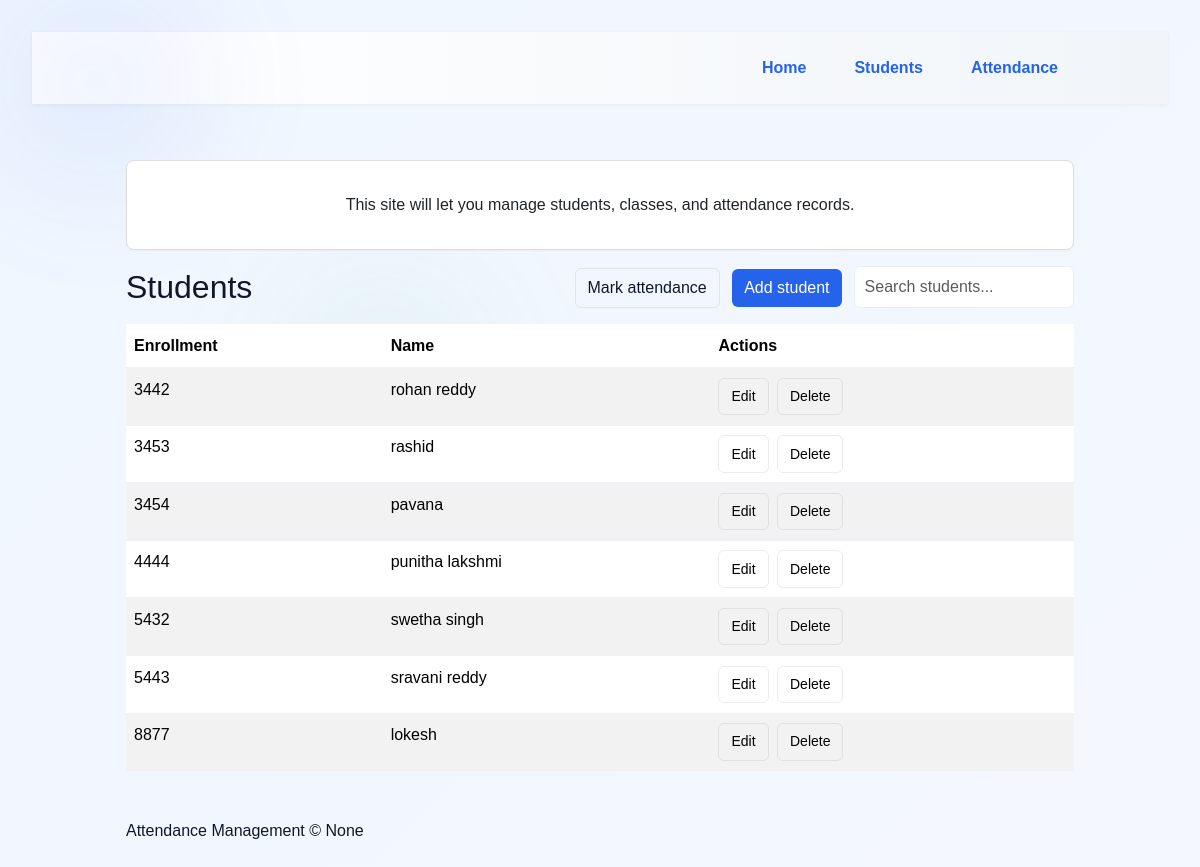
/attendance/students/, run on an earlier commit of the app's database.
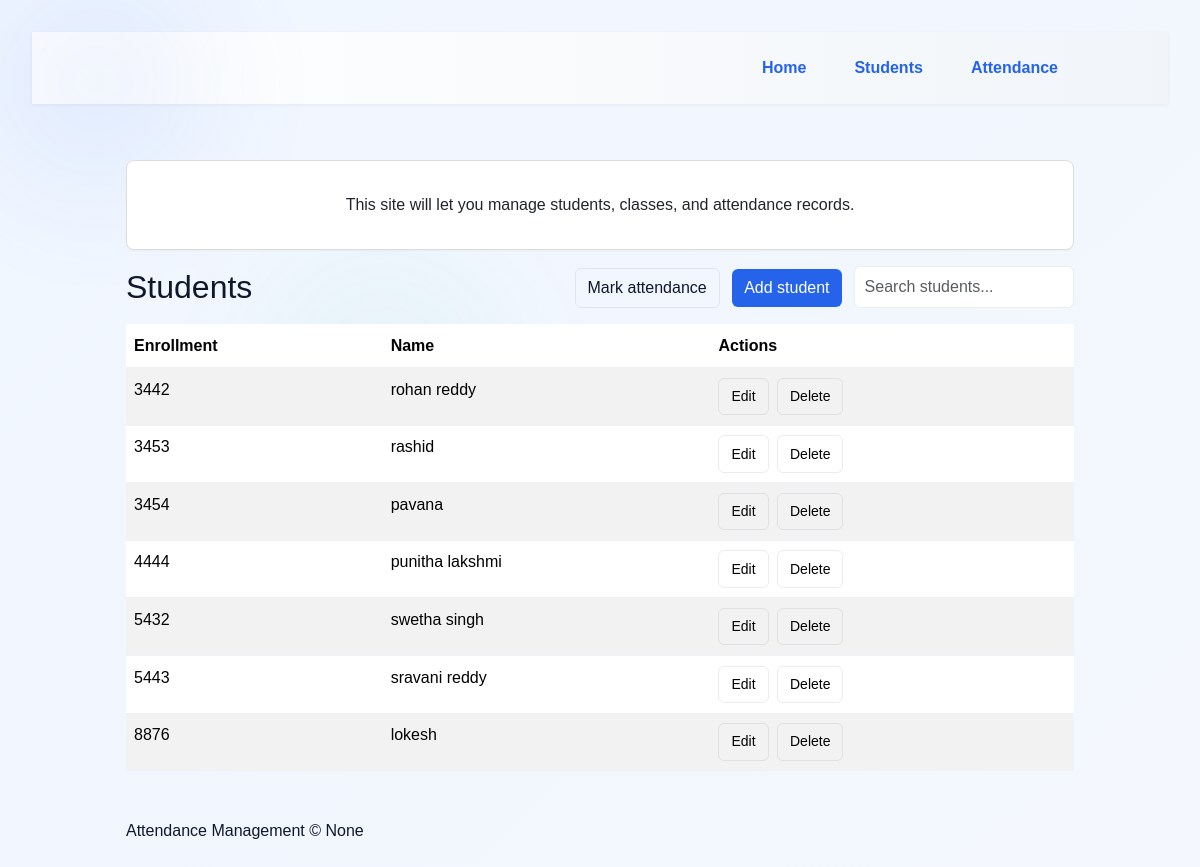
And on a later commit of the database.
### attendance/models.py (models this page shows, shortened)
class Student(models.Model):
	first_name = models.CharField(max_length=100)
	last_name = models.CharField(max_length=100, blank=True)
	enrollment_number = models.CharField(max_length=50, unique=True)

### attendance/views.py (the view)
# urls.py: path('students/', views.student_list, name='student_list'),
def student_list(request):
	students = Student.objects.all().order_by('enrollment_number')
	return render(request, 'attendance/student_list.html', {'students': students})

### templates/attendance/student_list.html
{% extends "home.html" %}
{% block content %}
<div class="d-flex align-items-center justify-content-between mb-3">
    <h2 class="m-0">Students</h2>
    <div>
        <a class="btn btn-outline-secondary me-2" href="{% url 'attendance:mark_attendance' %}">Mark attendance</a>
        <a class="btn btn-primary me-2" href="{% url 'attendance:student_add' %}">Add student</a>
        <input type="text" id="student-search" class="form-control d-inline-block search" style="width:220px;"
            placeholder="Search students..." aria-label="Search students">
    </div>
</div>
<table class="table table-hover table-striped data-table fade-in">
    <thead>
        <tr>
            <th>Enrollment</th>
            <th>Name</th>
            <th>Actions</th>
        </tr>
    </thead>
    <tbody>
        {% for s in students %}
        <tr>
            <td>{{ s.enrollment_number }}</td>
            <td>{{ s.first_name }} {{ s.last_name }}</td>
            <td>
                <a class="btn btn-sm btn-outline-secondary me-1"
                    href="{% url 'attendance:student_edit' s.id %}">Edit</a>
                <a class="btn btn-sm btn-outline-danger" data-confirm="Are you sure you want to delete this student?"
                    href="{% url 'attendance:student_delete' s.id %}">Delete</a>
            </td>
        </tr>
        {% empty %}
        <tr>
            <td colspan="3">No students found.</td>
        </tr>
        {% endfor %}
    </tbody>
</table>
{% endblock %}

What changed in the data, as far as the page shows it:
changed Student "lokesh": enrollment_number "8877" → "8876"
